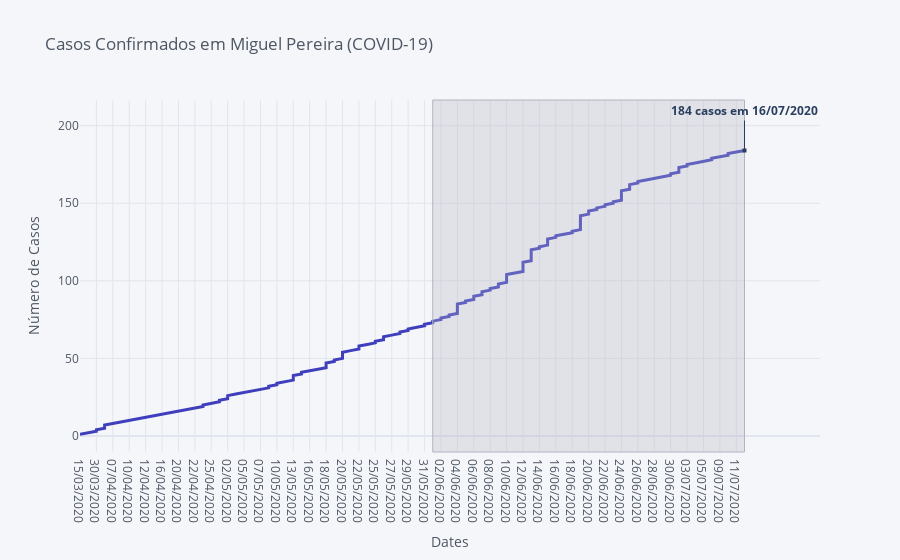

The notebook cell saved with this chart:
### Code cell
fig = data2[['total_casos']].iplot(asFigure=True, kind='scatter',
               xTitle='Dates',
               yTitle='Número de Casos',
               title='Casos Confirmados em Miguel Pereira (COVID-19)',                                
               vspan={'x0':'01/06/2020','x1':data2.iloc[-1].name,
               'color':'rgba(0,0,50,0.3)','fill':True,'opacity':.3})

fig.update_layout(
    showlegend=False,
    annotations=[
        dict(
            x=data2.iloc[-1].name,
            y=data2['total_casos'].iloc[-1],
            xref="x",
            yref="y",
            text="<b>" + str(data2['total_casos'].iloc[-1]) + " casos em " + str(data2.iloc[-1].name) + "<b>",
            showarrow=True,
            arrowhead=7,
            ax=0,
            ay=-40
        )
    ]
)


fig['data'][0]['line'] = {
    'color': 'rgba(63, 63, 190, 1.0)', 'dash': 'solid', 'shape': 'linear', 'width': 3.0
}

iplot(fig)

### Figure 1 — Plotly figure (JSON) as saved in the notebook; plotly's stock layout.template omitted (floating-point values rounded to 4 significant figures; data arrays with more than 128 entries replaced by an {"elided": "..."} marker saying what was removed)
{"data": [{"line": {"color": "rgba(63, 63, 190, 1.0)", "dash": "solid", "shape": "linear", "width": 3}, "mode": "lines", "name": "total_casos", "text": "", "type": "scatter", "x": {"elided": "184 str values"}, "y": {"elided": "184 int values"}}], "layout": {"annotations": [{"arrowhead": 7, "ax": 0, "ay": -40, "showarrow": true, "text": "<b>184 casos em 16/07/2020<b>", "x": "16/07/2020", "xref": "x", "y": 184, "yref": "y"}], "legend": {"bgcolor": "#F5F6F9", "font": {"color": "#4D5663"}}, "paper_bgcolor": "#F5F6F9", "plot_bgcolor": "#F5F6F9", "shapes": [{"fillcolor": "rgba(178, 178, 193, 0.3)", "line": {"color": "#B2B2C1", "dash": "solid", "width": 1}, "type": "rect", "x0": "01/06/2020", "x1": "16/07/2020", "xref": "x", "y0": 0, "y1": 1, "yref": "paper"}], "showlegend": false, "title": {"font": {"color": "#4D5663"}, "text": "Casos Confirmados em Miguel Pereira (COVID-19)"}, "xaxis": {"gridcolor": "#E1E5ED", "showgrid": true, "tickfont": {"color": "#4D5663"}, "title": {"font": {"color": "#4D5663"}, "text": "Dates"}, "zerolinecolor": "#E1E5ED"}, "yaxis": {"gridcolor": "#E1E5ED", "showgrid": true, "tickfont": {"color": "#4D5663"}, "title": {"font": {"color": "#4D5663"}, "text": "Número de Casos"}, "zerolinecolor": "#E1E5ED"}}}
